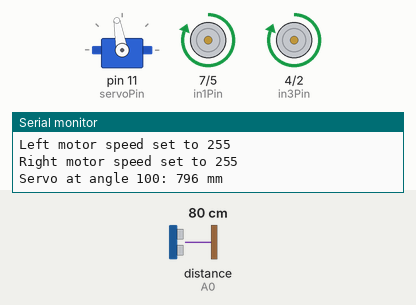
Recording of a sketch running on a simulated Arduino Uno, built with avr-gcc and run on an emulated ATmega328P. On the bench: servo, motor-driver pin pairs drawn as motors (green arrow = first pin HIGH = forward, orange = second pin HIGH = backward, longer = more drive, scaled by the enable pin), the last lines printed to the serial monitor. Wiring (inferred from the names in the program): ultrasonic range finder: trigger pin 13; echo A0. The inputs (shaded band) are chosen by the test bench; at power-on: distance to the obstacle (sensor on A0) 80 cm. The echo pulse lasts 58.3 µs per cm.

Above: at 3.12 s.
3.5 s: distance to the obstacle (sensor on A0) set to 7 cm
6.5 s: distance to the obstacle (sensor on A0) set to 4 cm
At 6.73 s:
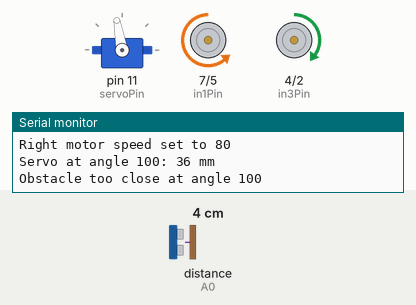
9.5 s: distance to the obstacle (sensor on A0) set to 299 cm
At 10.91 s:
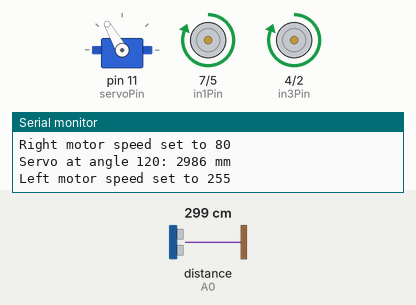
12.5 s: distance to the obstacle (sensor on A0) set to 2 cm
At 12.77 s:
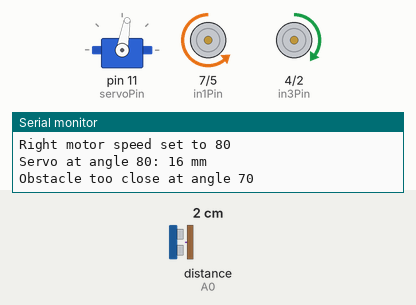
Timing chart, 0 to 16.5 s (numbered marks = the images above; inputs shaded):
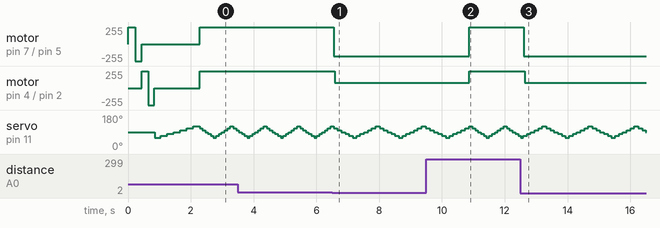

The sketch:

sketch_mar9a.ino
```cpp
#include <Servo.h>

Servo servo;

// Define pin connections
const int trigPin = 13;  // Trigger pin for ultrasonic sensor
const int echoPin = A0;  // Echo pin for ultrasonic sensor (Analog pin used as digital)

const int servoPin = 11; // Servo pin to control sensor direction

// Motor driver pins for L298N
const int enAPin = 6;    // PWM control for left motor speed
const int in1Pin = 7;    // Left motor direction pin 1
const int in2Pin = 5;    // Left motor direction pin 2
const int in3Pin = 4;    // Right motor direction pin 1
const int in4Pin = 2;    // Right motor direction pin 2
const int enBPin = 3;    // PWM control for right motor speed

enum Motor { LEFT, RIGHT };

void go(Motor m, int speed) {
    digitalWrite(m == LEFT ? in1Pin : in3Pin, speed > 0 ? HIGH : LOW);
    digitalWrite(m == LEFT ? in2Pin : in4Pin, speed <= 0 ? HIGH : LOW);
    analogWrite(m == LEFT ? enAPin : enBPin, abs(speed));
    Serial.print(m == LEFT ? "Left" : "Right");
    Serial.print(" motor speed set to ");
    Serial.println(speed);
}

void testMotors() {
    Serial.println("Testing Motors:");
    go(LEFT, 255);
    delay(200);
    go(LEFT, -255);
    delay(200);
    go(LEFT, 0);
    go(RIGHT, 255);
    delay(200);
    go(RIGHT, -255);
    delay(200);
    go(RIGHT, 0);
}

unsigned int readDistance() {
    digitalWrite(trigPin, HIGH);
    delayMicroseconds(10);
    digitalWrite(trigPin, LOW);
    unsigned long period = pulseIn(echoPin, HIGH);
    return period * 0.343 / 2;
}

#define NUM_ANGLES 7
int sensorAngles[NUM_ANGLES] = {60, 70, 80, 90, 100, 110, 120};
unsigned int distances[NUM_ANGLES];

void readNextDistance() {
    static int angleIndex = 0;
    static bool increasing = true;
    distances[angleIndex] = readDistance();
    servo.write(sensorAngles[angleIndex]);
    Serial.print("Servo at angle ");
    Serial.print(sensorAngles[angleIndex]);
    Serial.print(": ");
    Serial.print(distances[angleIndex]);
    Serial.println(" mm");
    if (increasing) {
        angleIndex++;
        if (angleIndex == NUM_ANGLES - 1) {
            increasing = false;
        }
    } else {
        angleIndex--;
        if (angleIndex == 0) {
            increasing = true;
        }
    }
}

void setup() {
    Serial.begin(9600);
    pinMode(trigPin, OUTPUT);
    pinMode(echoPin, INPUT);  // Set the analog pin as a digital input
    pinMode(enAPin, OUTPUT);
    pinMode(in1Pin, OUTPUT);
    pinMode(in2Pin, OUTPUT);
    pinMode(in3Pin, OUTPUT);
    pinMode(in4Pin, OUTPUT);
    pinMode(enBPin, OUTPUT);

    servo.attach(servoPin);
    servo.write(90);  // Center the servo
    go(LEFT, 0);      // Ensure motors are off
    go(RIGHT, 0);     // Ensure motors are off
    testMotors();     // Perform a quick motor test

    for (int i = 0; i < NUM_ANGLES; i++) {
        readNextDistance();
        delay(200);
    }
}

void loop() {
    readNextDistance();
    bool tooClose = false;
    for (int i = 0; i < NUM_ANGLES; i++) {
        if (distances[i] < 50) { // Check if any objects are closer than 300 mm
            tooClose = true;
            Serial.print("Obstacle too close at angle ");
            Serial.println(sensorAngles[i]);
            break;
        }
    }

    if (tooClose) {
        go(LEFT, -180); // Move left motor in reverse
        go(RIGHT, 80);  // Move right motor slowly forward to turn
    } else {
        go(LEFT, 255);  // Move forward
        go(RIGHT, 255); // Move forward
    }

    delay(50); // Small delay to manage control frequency
}
```

Measured:
- the behaviour switches between 6 and 5 cm on distance to the obstacle (sensor on A0) (found by bisection; images 0 and 1)
- after the input at 6.5 s, motor on pin 7 (in1Pin) / pin 5 (in2Pin): forward 255/255 → backward 180/255 after 0.06 s; motor on pin 4 (in3Pin) / pin 2 (in4Pin): forward 255/255 → forward 80/255 after 0.09 s
- after the input at 9.5 s, motor on pin 7 (in1Pin) / pin 5 (in2Pin): backward 180/255 → forward 255/255 after 1.4 s; motor on pin 4 (in3Pin) / pin 2 (in4Pin): forward 80/255 → forward 255/255 after 1.4 s
- after the input at 12.5 s, motor on pin 7 (in1Pin) / pin 5 (in2Pin): forward 255/255 → backward 180/255 after 0.10 s; motor on pin 4 (in3Pin) / pin 2 (in4Pin): forward 255/255 → forward 80/255 after 0.13 s
- by itself, servo on pin 11 (servoPin): repeats every 1.5 s: 70° 0.12 s, 80° 0.12 s, 90° 0.12 s, 100° 0.12 s, 110° 0.12 s, 120° 0.12 s, 110° 0.12 s, 100° 0.12 s, 90° 0.12 s, 80° 0.12 s, 70° 0.12 s, 60° 0.12 s
